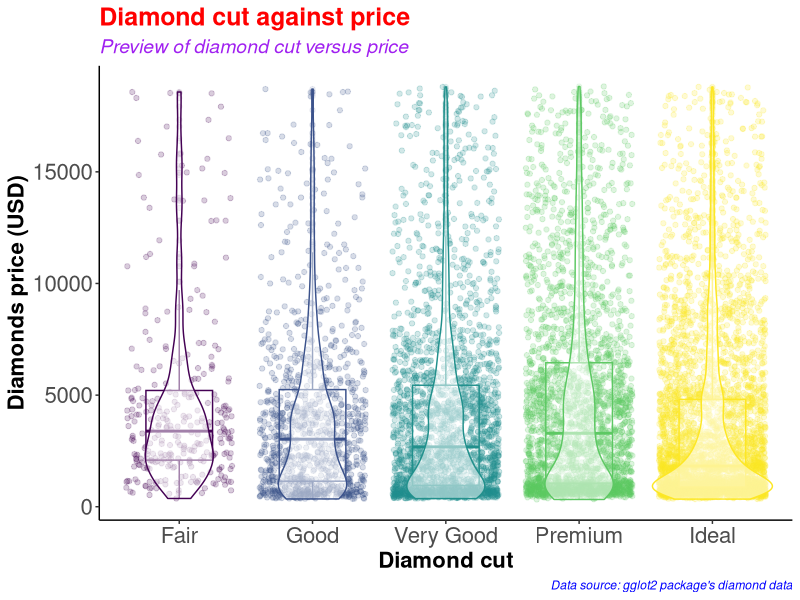
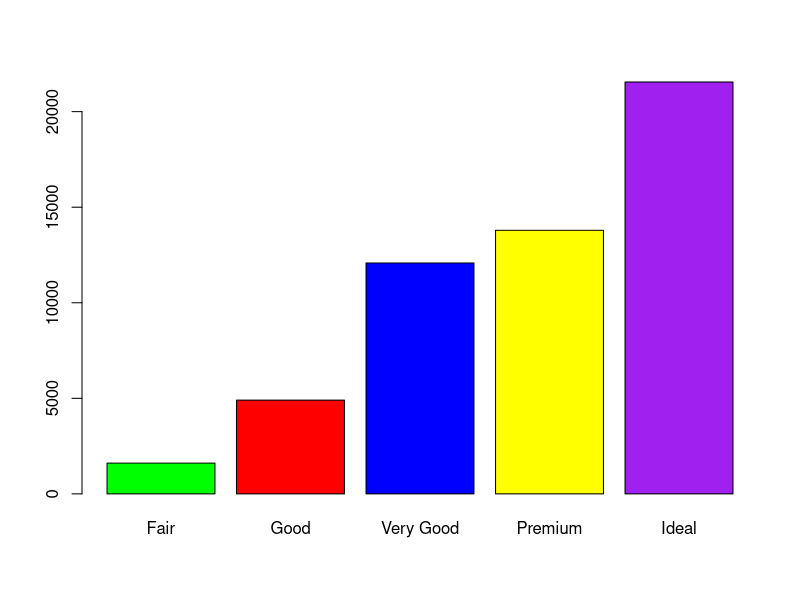
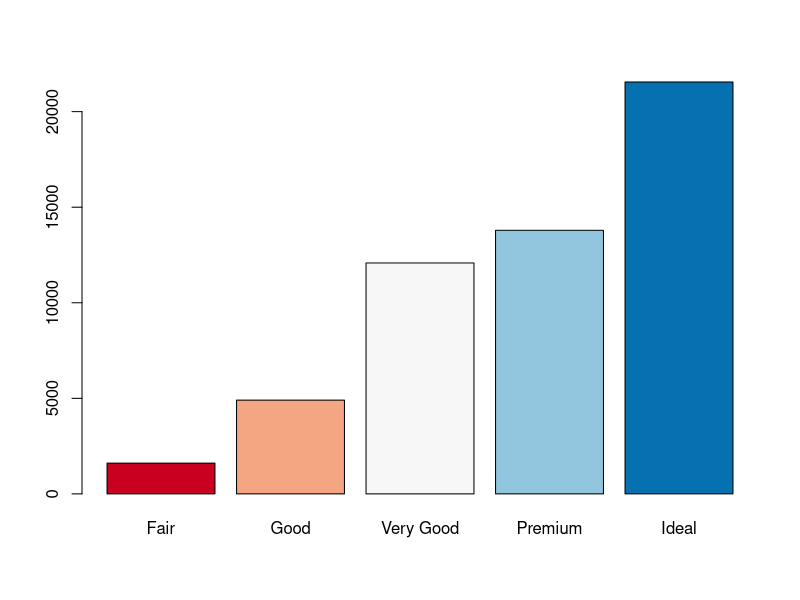
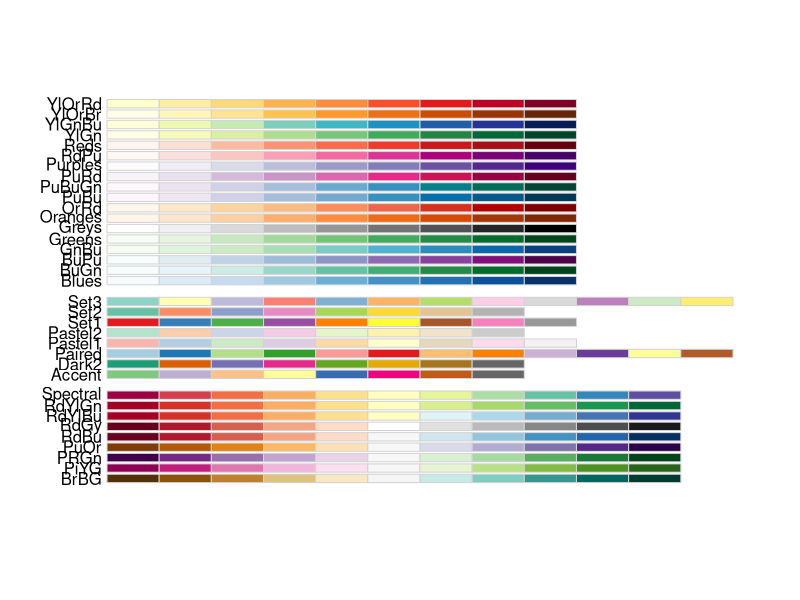
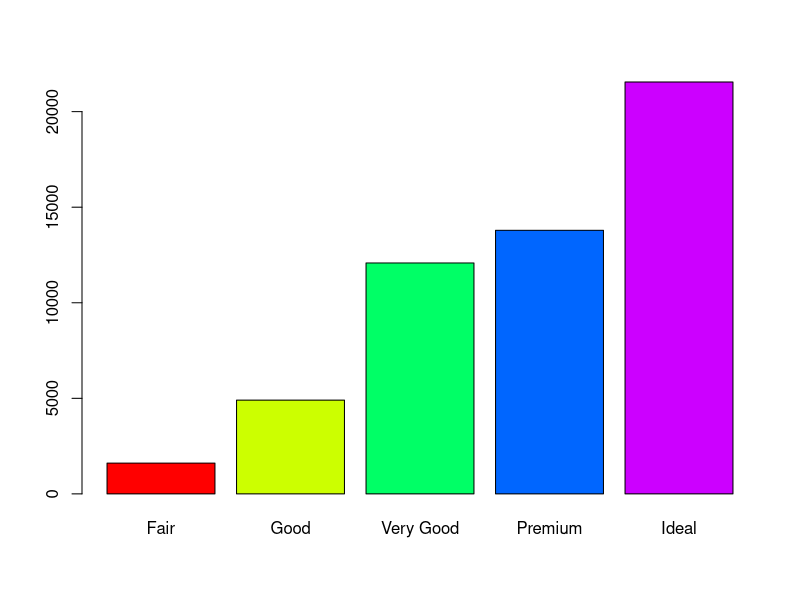
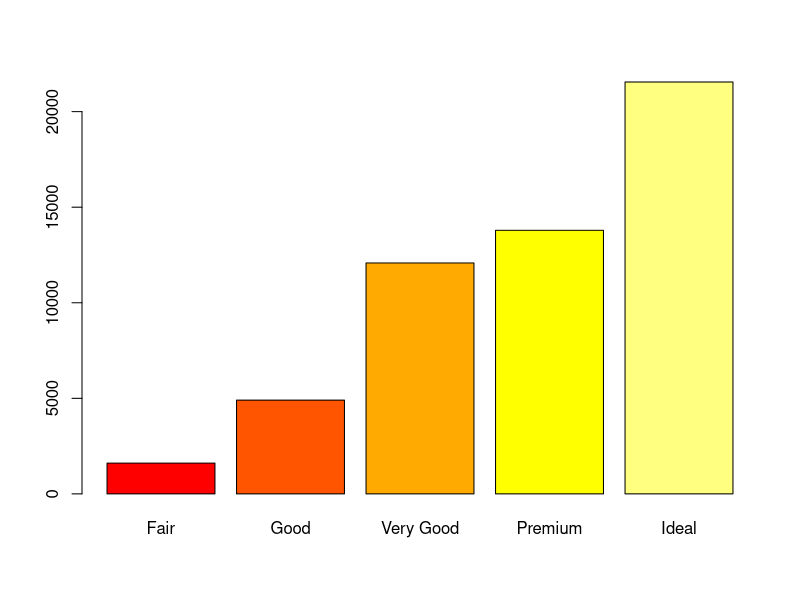
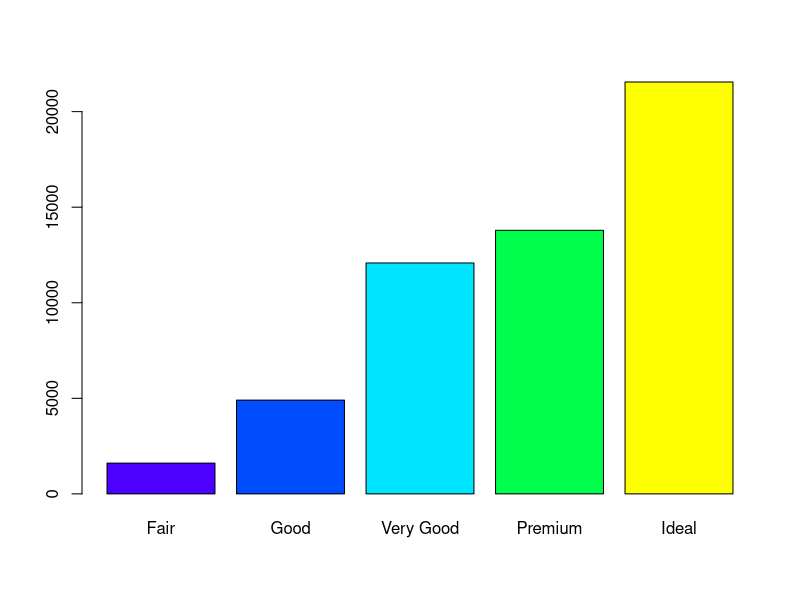
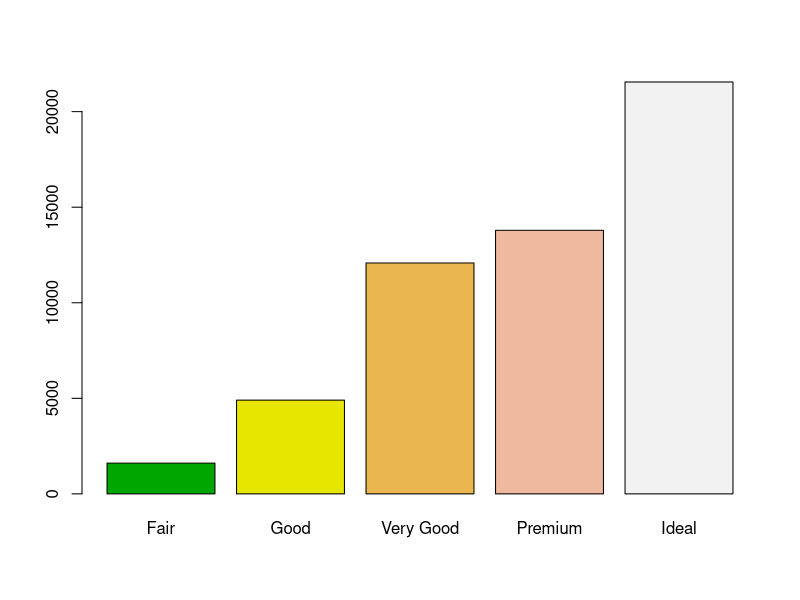

These charts were generated, in order, by the following R code:
#########################################
# Name: Wyclife Agumba Oluoch           #   
# E-mail: wyclifeoluoch@gmail.com       #
# GitHub: https://github.com/Wycology   #
# Task: Boxplot and violin plots in one #
# Date: 4th Jan 2021                    #
# Last edited: 22nd July 2021           #
#########################################

# Loading the necessary libraries for the project

base::library(tidyverse) # This is for data wrangling and plotting.
base::library(RColorBrewer) # This is for generating color pallets for the plots.

diamonds_df <- diamonds # Saving the diamonds data-set to a new object in R.

head(diamonds) # Checking the variables in the data-set for subsequent analyses
nrow(diamonds) # Checking for the number of rows in the data. 53940 observations
ncol(diamonds) # Checking the number of variables in the data-set. 10 variables

diamonds_df %>% # Picking the diamonds data, and then
  slice_sample(n = 0.2*(nrow(diamonds))) %>% # Picking a portion of the data-set
  ggplot(aes(x = cut, y = price, color = cut)) + # Adding the mapping variables
  geom_point(position = "jitter", alpha = 0.2) + # Adding jitter and alpha
  geom_boxplot(alpha = 0.1, width = 0.5) + # Modifying dimensions of the boxplot 
  geom_violin(alpha = 0.5) + # Adding violin plot on top of the box and jitter
  theme_classic() + # Adding my preferred theme for publication.
  theme(legend.position = "none") + # Removing the legend; it is on the x-axis
  labs(x = "Diamond cut", # Labels the x-axis.
       y = "Diamonds price (USD)", # Labeling the y-axis
       title = "Diamond cut against price", # Setting tibble of the plot
       subtitle = "Preview of diamond cut versus price", # Descriptive title beneath TITLE
       caption = "Data source: gglot2 package's diamond data") +
  theme(axis.text = element_text(size=16), # Size of labels on tick-marks
        axis.title = element_text(size=16,face="bold")) + # Size of axis labels
  theme(plot.title = element_text(color = 'red', size = 18, face = 'bold'),
        plot.subtitle = element_text(color = 'purple', size = 14, face = 'italic'),
        plot.caption = element_text(color = 'blue', face = 'italic'))

diamonds %>% # Picking the diamonds data, and then
  filter(cut == 'Very Good') %>% # Picking the very good cut 
  nrow() # counting the number of rows with very good cut

diamonds %>% 
  select(cut) %>% 
  table() %>% 
  barplot(col = c('green', 'red', 'blue', 'yellow', 'purple'))

# Instead of specifying the colors, we can simply use the color brewer panel 

diamonds %>% 
  select(cut) %>% 
  table() %>% 
  barplot(col = brewer.pal(n = 5, name = "RdBu"))
# To display more brewer colors options to use, run the following function:

display.brewer.all()

# Can also use rainbow colors

diamonds %>% 
  select(cut) %>% 
  table() %>% 
  barplot(col = rainbow(5))

# Can also use heat.colors
diamonds %>% 
  select(cut) %>% 
  table() %>% 
  barplot(col = heat.colors(5))

# Can also use topographic colors

diamonds %>% 
  select(cut) %>% 
  table() %>% 
  barplot(col = topo.colors(5))

# Can also use terrain colors for the plot
diamonds %>% 
  select(cut) %>% 
  table() %>% 
  barplot(col = terrain.colors(5))

# Can also use cm.colors
diamonds %>% 
  select(cut) %>% 
  table() %>% 
  barplot(col = cm.colors(5)) 

# That is awesome. Good for the day.
